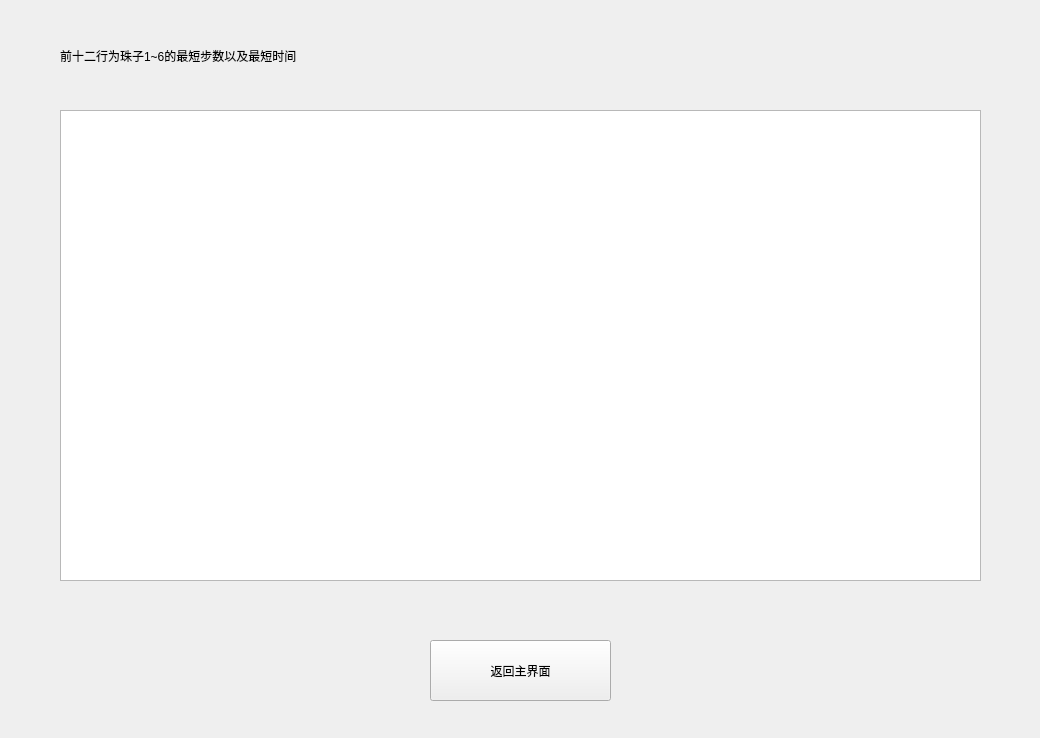
<?xml version="1.0" encoding="UTF-8"?>
<ui version="4.0">
 <class>history</class>
 <widget class="QWidget" name="history">
  <property name="geometry">
   <rect>
    <x>0</x>
    <y>0</y>
    <width>1040</width>
    <height>738</height>
   </rect>
  </property>
  <property name="windowTitle">
   <string>Form</string>
  </property>
  <widget class="QTextBrowser" name="textBrowser">
   <property name="geometry">
    <rect>
     <x>60</x>
     <y>110</y>
     <width>921</width>
     <height>471</height>
    </rect>
   </property>
  </widget>
  <widget class="QPushButton" name="pushButton">
   <property name="geometry">
    <rect>
     <x>430</x>
     <y>640</y>
     <width>181</width>
     <height>61</height>
    </rect>
   </property>
   <property name="styleSheet">
    <string notr="true">font: 12pt &quot;Agency FB&quot;;</string>
   </property>
   <property name="text">
    <string>返回主界面</string>
   </property>
  </widget>
  <widget class="QLabel" name="label">
   <property name="geometry">
    <rect>
     <x>60</x>
     <y>20</y>
     <width>911</width>
     <height>71</height>
    </rect>
   </property>
   <property name="styleSheet">
    <string notr="true">font: 12pt &quot;Agency FB&quot;;</string>
   </property>
   <property name="text">
    <string>前十二行为珠子1~6的最短步数以及最短时间</string>
   </property>
  </widget>
 </widget>
 <resources/>
 <connections/>
</ui>
